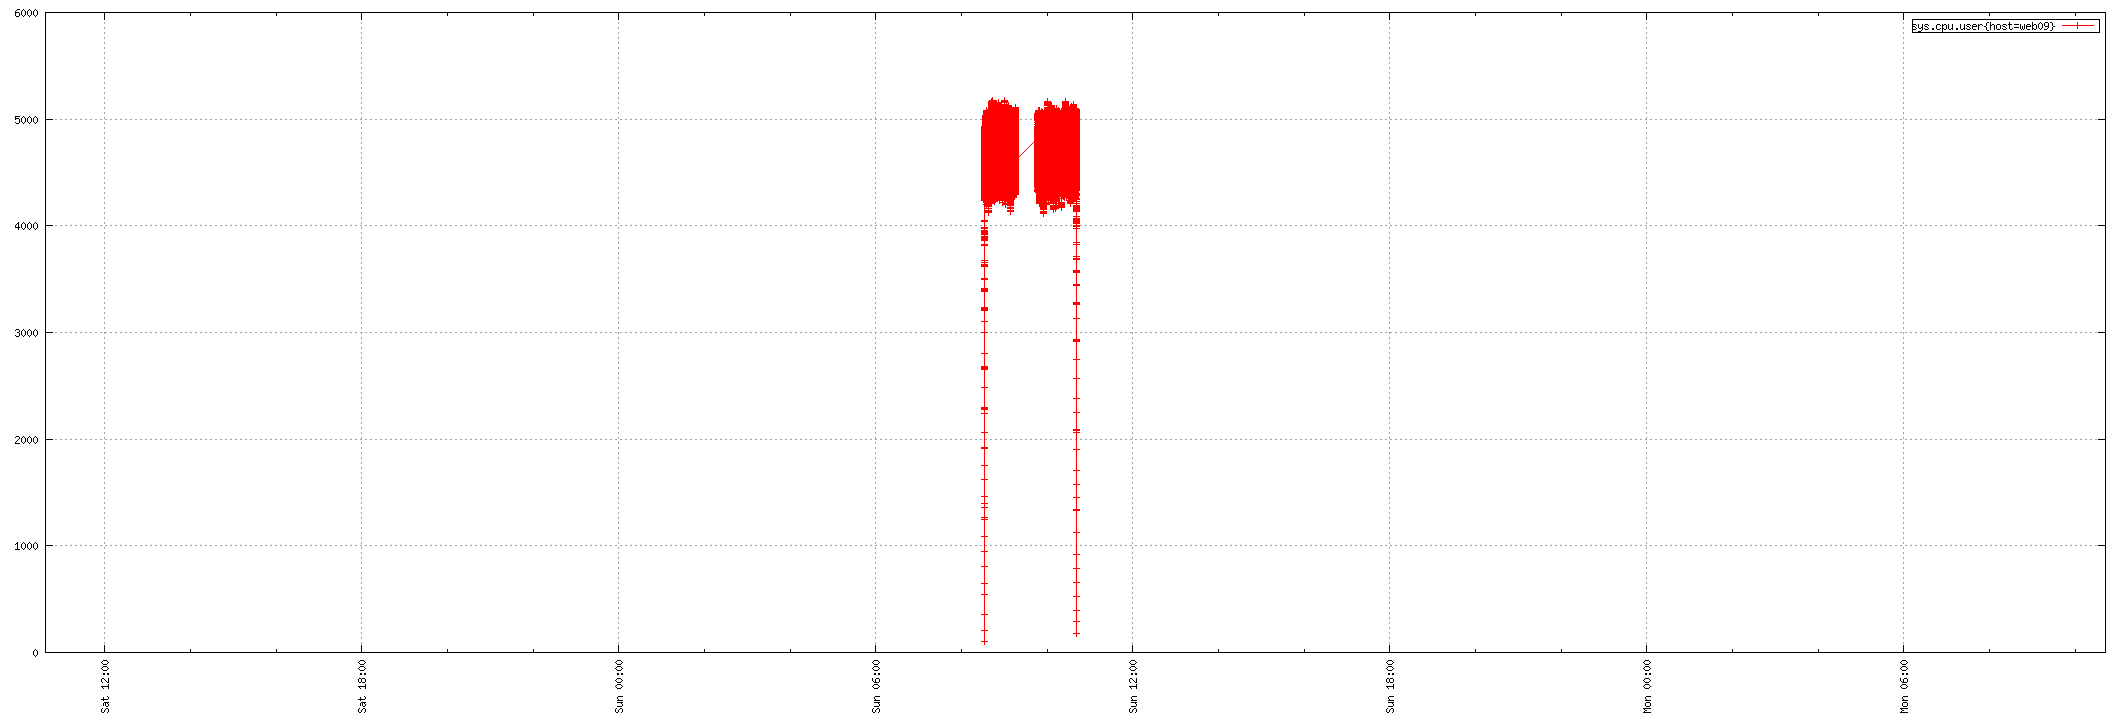

Write the gnuplot code that produced this figure.
set term png small size 2124,720
set xdata time
set timefmt "%s"
if (GPVAL_VERSION < 4.6) set xtics rotate; else set xtics rotate right
set output "${TMPDIR-'tmp'}/tsd/892bc7d8.png"
set xrange ["1673692608":"1673865756"]
set format x "%a %H:%M"
set grid
set style data linespoint
set key right box
set yrange [0:]
plot  "${TMPDIR-'tmp'}/tsd/892bc7d8_0.dat" using 1:2 title "sys.cpu.user{host=web09}"
